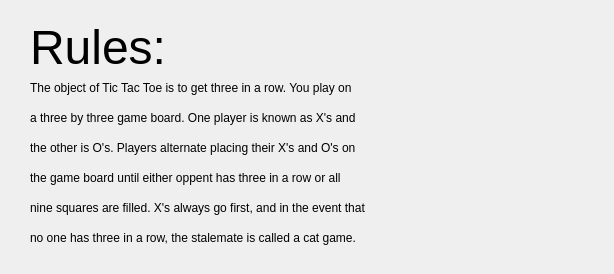
<?xml version="1.0" encoding="UTF-8"?>
<ui version="4.0">
 <class>Dialog</class>
 <widget class="QDialog" name="Dialog">
  <property name="geometry">
   <rect>
    <x>0</x>
    <y>0</y>
    <width>614</width>
    <height>274</height>
   </rect>
  </property>
  <property name="windowTitle">
   <string>Dialog</string>
  </property>
  <widget class="QLabel" name="label">
   <property name="geometry">
    <rect>
     <x>30</x>
     <y>20</y>
     <width>161</width>
     <height>51</height>
    </rect>
   </property>
   <property name="text">
    <string>&lt;html&gt;&lt;head/&gt;&lt;body&gt;&lt;p&gt;&lt;span style=&quot; font-size:36pt;&quot;&gt;Rules:&lt;/span&gt;&lt;/p&gt;&lt;/body&gt;&lt;/html&gt;</string>
   </property>
  </widget>
  <widget class="QLabel" name="label_2">
   <property name="geometry">
    <rect>
     <x>30</x>
     <y>80</y>
     <width>371</width>
     <height>16</height>
    </rect>
   </property>
   <property name="text">
    <string>The object of Tic Tac Toe is to get three in a row. You play on</string>
   </property>
  </widget>
  <widget class="QLabel" name="label_3">
   <property name="geometry">
    <rect>
     <x>30</x>
     <y>110</y>
     <width>371</width>
     <height>16</height>
    </rect>
   </property>
   <property name="text">
    <string>a three by three game board. One player is known as X's and</string>
   </property>
  </widget>
  <widget class="QLabel" name="label_4">
   <property name="geometry">
    <rect>
     <x>30</x>
     <y>140</y>
     <width>371</width>
     <height>16</height>
    </rect>
   </property>
   <property name="text">
    <string>the other is O's. Players alternate placing their X's and O's on</string>
   </property>
  </widget>
  <widget class="QLabel" name="label_5">
   <property name="geometry">
    <rect>
     <x>30</x>
     <y>170</y>
     <width>371</width>
     <height>16</height>
    </rect>
   </property>
   <property name="text">
    <string>the game board until either oppent has three in a row or all</string>
   </property>
  </widget>
  <widget class="QLabel" name="label_6">
   <property name="geometry">
    <rect>
     <x>30</x>
     <y>200</y>
     <width>391</width>
     <height>16</height>
    </rect>
   </property>
   <property name="text">
    <string>nine squares are filled. X's always go first, and in the event that</string>
   </property>
  </widget>
  <widget class="QLabel" name="label_7">
   <property name="geometry">
    <rect>
     <x>30</x>
     <y>230</y>
     <width>401</width>
     <height>16</height>
    </rect>
   </property>
   <property name="text">
    <string>no one has three in a row, the stalemate is called a cat game.</string>
   </property>
  </widget>
  <widget class="QLabel" name="label_8">
   <property name="geometry">
    <rect>
     <x>410</x>
     <y>60</y>
     <width>221</width>
     <height>161</height>
    </rect>
   </property>
   <property name="text">
    <string/>
   </property>
   <property name="pixmap">
    <pixmap>TTT.png</pixmap>
   </property>
  </widget>
 </widget>
 <resources/>
 <connections/>
</ui>
